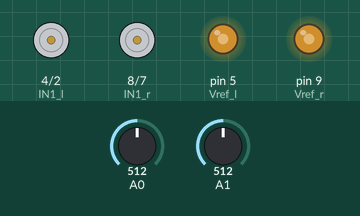
A sketch run on a simulated Arduino Uno, built with avr-gcc and run on an emulated ATmega328P. Parts: motor-driver pin pairs drawn as motors (green arrow = first pin HIGH = forward, orange = second pin HIGH = backward, longer = more drive), output pins drawn as LEDs (lit = HIGH). The test bench sets the inputs (shaded band); at power-on: A0 = 512, A1 = 512.

Above: at 1.2 s.
1.3 s: A0 set to 982
2.8 s: A0 set to 1009
At 3.1 s:
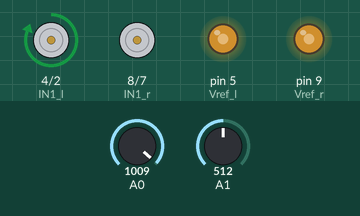
4.3 s: A1 set to 982
5.8 s: A1 set to 1009
At 6.6 s:
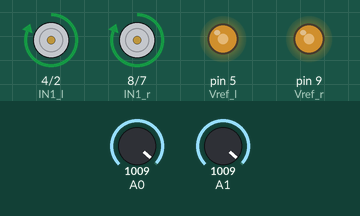
7.3 s: A0 set to 990
At 7.8 s:
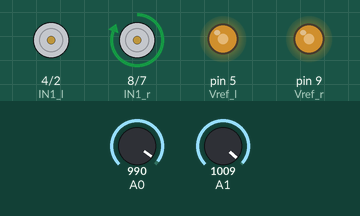
8.8 s: A0 set to 1010
At 10.1 s:
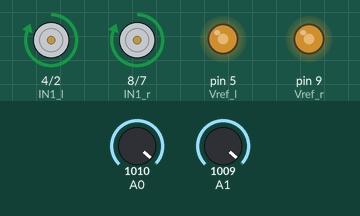
Timing chart, 0 to 11.3 s (numbered marks = the images above; inputs shaded):
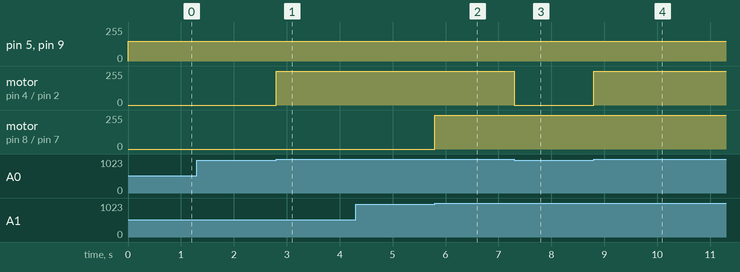

Measured:
- the behaviour switches between 1000 and 1001 on A0 (found by bisection; images 0 and 1)
- the behaviour switches between 1000 and 1001 on A1 (found by bisection; images 1 and 2)
- after the input at 1.3 s, every drawn part: stays the same
- after the input at 2.8 s, motor on pin 4 (IN1_l) / pin 2 (IN2_l): stopped → forward 255/255 at once
- after the input at 4.3 s, every drawn part: stays the same
- after the input at 5.8 s, motor on pin 8 (IN1_r) / pin 7 (IN2_r): stopped → forward 255/255 at once
- after the input at 7.3 s, motor on pin 4 (IN1_l) / pin 2 (IN2_l): forward 255/255 → stopped at once
- after the input at 8.8 s, motor on pin 4 (IN1_l) / pin 2 (IN2_l): stopped → forward 255/255 at once

The sketch:

linetracer_2.ino
```cpp
#define IN1_r 8
#define IN2_r 7
#define Vref_r 9

#define Vref_l 5
#define IN1_l 4
#define IN2_l 2


void setup() {
  // put your setup code here, to run once:
  pinMode(IN1_r,OUTPUT);
  pinMode(IN2_r,OUTPUT);
  pinMode(IN1_l,OUTPUT);
  pinMode(IN2_l,OUTPUT);

  Serial.begin(9600);
  //pinMode();

}

void loop() {
  // put your main code here, to run repeatedly:

  //1:HIGH,2:LOW=前進

  int light_r = analogRead(A0);
  int light_l = analogRead(A1);

  //motor speed set
  analogWrite(Vref_r,150);
  analogWrite(Vref_l,150);

  if(light_r > 1000 &&light_l > 1000){
    digitalWrite(IN1_r,HIGH);
    digitalWrite(IN2_r,LOW);
    digitalWrite(IN1_l,HIGH);
    digitalWrite(IN2_l,LOW);
  }

  else if(light_r < 1000 &&light_l > 1000){
    digitalWrite(IN1_r,HIGH);
    digitalWrite(IN2_r,LOW);
    digitalWrite(IN1_l,LOW);
    digitalWrite(IN2_l,LOW);
  }

  else if(light_r > 1000 &&light_l < 1000){
    digitalWrite(IN1_r,LOW);
    digitalWrite(IN2_r,LOW);
    digitalWrite(IN1_l,HIGH);
    digitalWrite(IN2_l,LOW);
  }

/*
  //brake
  digitalWrite(IN1_r,HIGH);
  digitalWrite(IN2_r,HIGH);
  delay(2000);

  digitalWrite(IN1_l,LOW);
  digitalWrite(IN2_l,HIGH);
  delay(3000);

  //brake
  digitalWrite(IN1_l,HIGH);
  digitalWrite(IN2_l,HIGH);
  delay(2000);

  //straight
  digitalWrite(IN1_r,LOW);
  digitalWrite(IN2_r,HIGH);
  digitalWrite(IN1_l,LOW);
  digitalWrite(IN2_l,HIGH);
  delay(5000);

  //motor stop
  digitalWrite(IN1_r,LOW);
  digitalWrite(IN2_r,LOW);
  digitalWrite(IN1_l,LOW);
  digitalWrite(IN2_l,LOW);
  delay(5000);
  */

}
```
